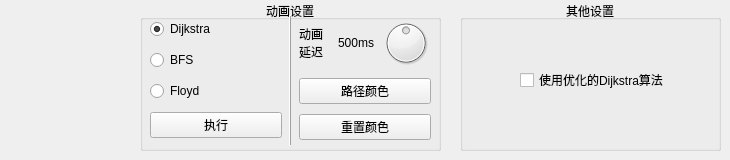
         <widget class="QWidget" name="Tab4">
          <attribute name="title">
           <string>执行过程</string>
          </attribute>
          <widget class="QGroupBox" name="groupBox_7">
           <property name="geometry">
            <rect>
             <x>140</x>
             <y>0</y>
             <width>301</width>
             <height>151</height>
            </rect>
           </property>
           <property name="title">
            <string>动画设置</string>
           </property>
           <property name="alignment">
            <set>Qt::AlignCenter</set>
           </property>
           <widget class="QWidget" name="layoutWidget">
            <property name="geometry">
             <rect>
              <x>0</x>
              <y>10</y>
              <width>301</width>
              <height>141</height>
             </rect>
            </property>
            <layout class="QHBoxLayout" name="horizontalLayout_40">
             <property name="spacing">
              <number>7</number>
             </property>
             <property name="leftMargin">
              <number>10</number>
             </property>
             <property name="topMargin">
              <number>5</number>
             </property>
             <property name="rightMargin">
              <number>10</number>
             </property>
             <property name="bottomMargin">
              <number>5</number>
             </property>
             <item>
              <layout class="QVBoxLayout" name="verticalLayout_20">
               <item>
                <widget class="QRadioButton" name="Dijkstra_process">
                 <property name="text">
                  <string>Dijkstra</string>
                 </property>
                 <property name="checked">
                  <bool>true</bool>
                 </property>
                </widget>
               </item>
               <item>
                <widget class="QRadioButton" name="BFS_process">
                 <property name="text">
                  <string>BFS</string>
                 </property>
                </widget>
               </item>
               <item>
                <widget class="QRadioButton" name="Floyd_process">
                 <property name="text">
                  <string>Floyd</string>
                 </property>
                </widget>
               </item>
               <item>
                <widget class="QPushButton" name="Execute_process">
                 <property name="text">
                  <string>执行</string>
                 </property>
                </widget>
               </item>
              </layout>
             </item>
             <item>
              <widget class="Line" name="line_6">
               <property name="frameShadow">
                <enum>QFrame::Raised</enum>
               </property>
               <property name="midLineWidth">
                <number>0</number>
               </property>
               <property name="orientation">
                <enum>Qt::Vertical</enum>
               </property>
              </widget>
             </item>
             <item>
              <layout class="QVBoxLayout" name="verticalLayout_21">
               <item>
                <layout class="QHBoxLayout" name="horizontalLayout_38">
                 <item>
                  <widget class="QLabel" name="AnimationSpeed_Tip_process">
                   <property name="text">
                    <string>动画
延迟</string>
                   </property>
                  </widget>
                 </item>
                 <item>
                  <widget class="QLabel" name="AnimationSpeedLabel_process">
                   <property name="text">
                    <string>500ms</string>
                   </property>
                  </widget>
                 </item>
                 <item>
                  <widget class="QDial" name="AnimationSpeed_process">
                   <property name="minimumSize">
                    <size>
                     <width>50</width>
                     <height>50</height>
                    </size>
                   </property>
                   <property name="maximumSize">
                    <size>
                     <width>50</width>
                     <height>50</height>
                    </size>
                   </property>
                   <property name="maximum">
                    <number>1000</number>
                   </property>
                   <property name="value">
                    <number>500</number>
                   </property>
                  </widget>
                 </item>
                </layout>
               </item>
               <item>
                <widget class="QPushButton" name="PathColor_process">
                 <property name="text">
                  <string>路径颜色</string>
                 </property>
                </widget>
               </item>
               <item>
                <widget class="QPushButton" name="resetColor_progress">
                 <property name="text">
                  <string>重置颜色</string>
                 </property>
                </widget>
               </item>
              </layout>
             </item>
            </layout>
           </widget>
          </widget>
          <widget class="QGroupBox" name="groupBox_10">
           <property name="geometry">
            <rect>
             <x>460</x>
             <y>0</y>
             <width>261</width>
             <height>151</height>
            </rect>
           </property>
           <property name="title">
            <string>其他设置</string>
           </property>
           <property name="alignment">
            <set>Qt::AlignCenter</set>
           </property>
           <widget class="QCheckBox" name="optimizeDijkstra">
            <property name="geometry">
             <rect>
              <x>60</x>
              <y>70</y>
              <width>191</width>
              <height>20</height>
             </rect>
            </property>
            <property name="text">
             <string>使用优化的Dijkstra算法</string>
            </property>
           </widget>
          </widget>
         </widget>
